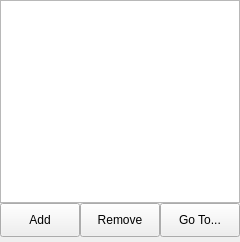
<?xml version="1.0" encoding="UTF-8"?>
<ui version="4.0">
 <class>BookmarksBox</class>
 <widget class="QDockWidget" name="BookmarksBox">
  <property name="geometry">
   <rect>
    <x>0</x>
    <y>0</y>
    <width>240</width>
    <height>242</height>
   </rect>
  </property>
  <property name="minimumSize">
   <size>
    <width>240</width>
    <height>153</height>
   </size>
  </property>
  <property name="contextMenuPolicy">
   <enum>Qt::CustomContextMenu</enum>
  </property>
  <property name="floating">
   <bool>false</bool>
  </property>
  <property name="allowedAreas">
   <set>Qt::LeftDockWidgetArea|Qt::RightDockWidgetArea</set>
  </property>
  <property name="windowTitle">
   <string>Position bookmarks</string>
  </property>
  <widget class="QWidget" name="dockWidgetContents_7">
   <layout class="QGridLayout" name="gridLayout_31">
    <property name="sizeConstraint">
     <enum>QLayout::SetMinimumSize</enum>
    </property>
    <property name="leftMargin">
     <number>0</number>
    </property>
    <property name="topMargin">
     <number>0</number>
    </property>
    <property name="rightMargin">
     <number>0</number>
    </property>
    <property name="bottomMargin">
     <number>5</number>
    </property>
    <property name="spacing">
     <number>0</number>
    </property>
    <item row="1" column="1">
     <widget class="QPushButton" name="bookmarkRemove">
      <property name="minimumSize">
       <size>
        <width>0</width>
        <height>34</height>
       </size>
      </property>
      <property name="toolTip">
       <string>Remove selected bookmark from list</string>
      </property>
      <property name="text">
       <string>Remove</string>
      </property>
     </widget>
    </item>
    <item row="1" column="0">
     <widget class="QPushButton" name="bookmarkAdd">
      <property name="minimumSize">
       <size>
        <width>0</width>
        <height>34</height>
       </size>
      </property>
      <property name="toolTip">
       <string>Remember current screen position on the level map or on the world map
and store a bookmark.</string>
      </property>
      <property name="text">
       <string>Add</string>
      </property>
     </widget>
    </item>
    <item row="1" column="2">
     <widget class="QPushButton" name="bookmarkGoto">
      <property name="minimumSize">
       <size>
        <width>0</width>
        <height>34</height>
       </size>
      </property>
      <property name="toolTip">
       <string>Scroll to the saved position in the selected item.
You also can double-click an item to scroll to its bookmarked position.</string>
      </property>
      <property name="text">
       <string>Go To...</string>
      </property>
     </widget>
    </item>
    <item row="0" column="0" colspan="3">
     <widget class="QListWidget" name="bookmarkList">
      <property name="contextMenuPolicy">
       <enum>Qt::CustomContextMenu</enum>
      </property>
      <property name="editTriggers">
       <set>QAbstractItemView::NoEditTriggers</set>
      </property>
      <property name="dragEnabled">
       <bool>true</bool>
      </property>
      <property name="dragDropOverwriteMode">
       <bool>false</bool>
      </property>
      <property name="dragDropMode">
       <enum>QAbstractItemView::InternalMove</enum>
      </property>
      <property name="defaultDropAction">
       <enum>Qt::TargetMoveAction</enum>
      </property>
      <property name="alternatingRowColors">
       <bool>true</bool>
      </property>
     </widget>
    </item>
   </layout>
  </widget>
 </widget>
 <resources/>
 <connections/>
</ui>
